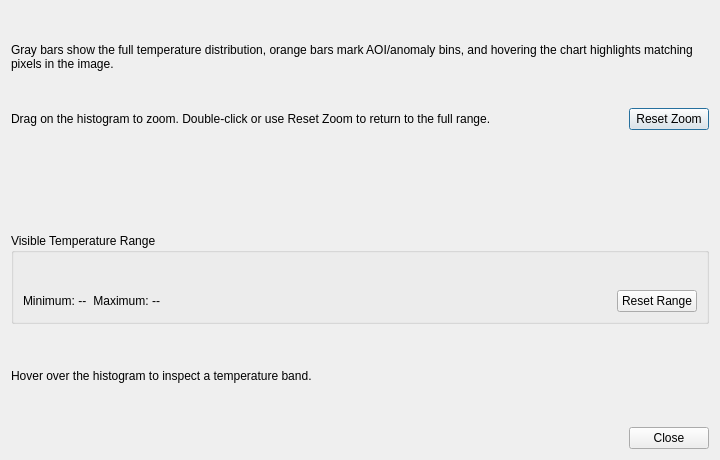
<?xml version="1.0" encoding="UTF-8"?>
<ui version="4.0">
 <class>ThermalHistogramDialog</class>
 <widget class="QDialog" name="ThermalHistogramDialog">
  <property name="geometry">
   <rect>
    <x>0</x>
    <y>0</y>
    <width>720</width>
    <height>460</height>
   </rect>
  </property>
  <property name="windowTitle">
   <string>Thermal Histogram</string>
  </property>
  <layout class="QVBoxLayout" name="verticalLayout">
   <item>
    <widget class="QLabel" name="descriptionLabel">
     <property name="wordWrap">
      <bool>true</bool>
     </property>
     <property name="text">
      <string>Gray bars show the full temperature distribution, orange bars mark AOI/anomaly bins, and hovering the chart highlights matching pixels in the image.</string>
     </property>
    </widget>
   </item>
   <item>
    <layout class="QHBoxLayout" name="zoomLayout">
     <item>
      <widget class="QLabel" name="zoomInfoLabel">
       <property name="text">
        <string>Drag on the histogram to zoom. Double-click or use Reset Zoom to return to the full range.</string>
       </property>
      </widget>
     </item>
     <item>
      <spacer name="zoomSpacer">
       <property name="orientation">
        <enum>Qt::Horizontal</enum>
       </property>
       <property name="sizeHint" stdset="0">
        <size>
         <width>40</width>
         <height>20</height>
        </size>
       </property>
      </spacer>
     </item>
     <item>
      <widget class="QPushButton" name="resetZoomButton">
       <property name="text">
        <string>Reset Zoom</string>
       </property>
      </widget>
     </item>
    </layout>
   </item>
   <item>
    <widget class="QWidget" name="chartContainer" native="true"/>
   </item>
   <item>
    <widget class="QGroupBox" name="rangeGroupBox">
     <property name="title">
      <string>Visible Temperature Range</string>
     </property>
     <layout class="QVBoxLayout" name="verticalLayout_2">
      <item>
       <widget class="QWidget" name="rangeSliderContainer" native="true"/>
      </item>
      <item>
       <layout class="QHBoxLayout" name="horizontalLayout">
        <item>
         <widget class="QLabel" name="minValueLabel">
          <property name="text">
           <string>Minimum: --</string>
          </property>
         </widget>
        </item>
        <item>
         <widget class="QLabel" name="maxValueLabel">
          <property name="text">
           <string>Maximum: --</string>
          </property>
          <property name="alignment">
           <set>Qt::AlignRight|Qt::AlignTrailing|Qt::AlignVCenter</set>
          </property>
         </widget>
        </item>
        <item>
         <spacer name="horizontalSpacer">
          <property name="orientation">
           <enum>Qt::Horizontal</enum>
          </property>
          <property name="sizeHint" stdset="0">
           <size>
            <width>40</width>
            <height>20</height>
           </size>
          </property>
         </spacer>
        </item>
        <item>
         <widget class="QPushButton" name="resetRangeButton">
          <property name="text">
           <string>Reset Range</string>
          </property>
         </widget>
        </item>
       </layout>
      </item>
     </layout>
    </widget>
   </item>
   <item>
    <widget class="QLabel" name="hoverInfoLabel">
     <property name="text">
      <string>Hover over the histogram to inspect a temperature band.</string>
     </property>
    </widget>
   </item>
   <item>
    <widget class="QDialogButtonBox" name="buttonBox">
     <property name="standardButtons">
      <set>QDialogButtonBox::Close</set>
     </property>
    </widget>
   </item>
  </layout>
 </widget>
 <resources/>
 <connections/>
</ui>
